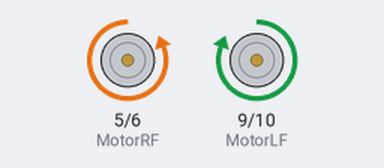
This sketch was run on a simulated Arduino Uno, built with avr-gcc and run on an emulated ATmega328P. Parts: motor-driver pin pairs drawn as motors (green arrow = first pin HIGH = forward, orange = second pin HIGH = backward, longer = more drive).

Above: at 0.5 s.
Timing chart, 0 to 4.6 s (numbered marks = the images above):
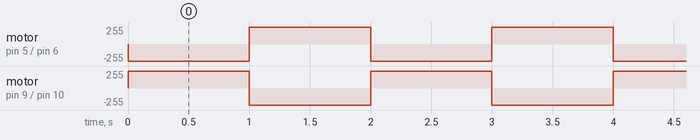

The sketch:

Line_Sensor_test.ino
```cpp
#define Sensor 3
#define Sensor2 12

int x;
//x = sensor 1

int y;
//y = sensor 2

int MotorLF = 9;
int MotorLB = 10;
int MotorRF = 5;
int MotorRB = 6;
void setup() {
  pinMode(1, INPUT);
  pinMode(3, INPUT);
  pinMode(12, INPUT);
  Serial.begin(9600);
  pinMode(MotorLF, OUTPUT);
  pinMode(MotorLB, OUTPUT);
  pinMode(MotorRF, OUTPUT);
  pinMode(MotorRB, OUTPUT);


}

void loop() {

  digitalWrite (MotorLF, HIGH);
  digitalWrite (MotorLB, LOW);
  digitalWrite (MotorRF, LOW);
  digitalWrite (MotorRB, HIGH);
  delay(1000);
  digitalWrite (MotorLF, LOW);
  digitalWrite (MotorLB, HIGH);
  digitalWrite (MotorRF, HIGH);
  digitalWrite (MotorRB, LOW);
  delay(1000);
}
```

Measured:
- by itself, motor on pin 5 (MotorRF) / pin 6 (MotorRB), motor on pin 9 (MotorLF) / pin 10 (MotorLB): alternates forward 255/255 for 1.0 s and backward 255/255 for 1.0 s
